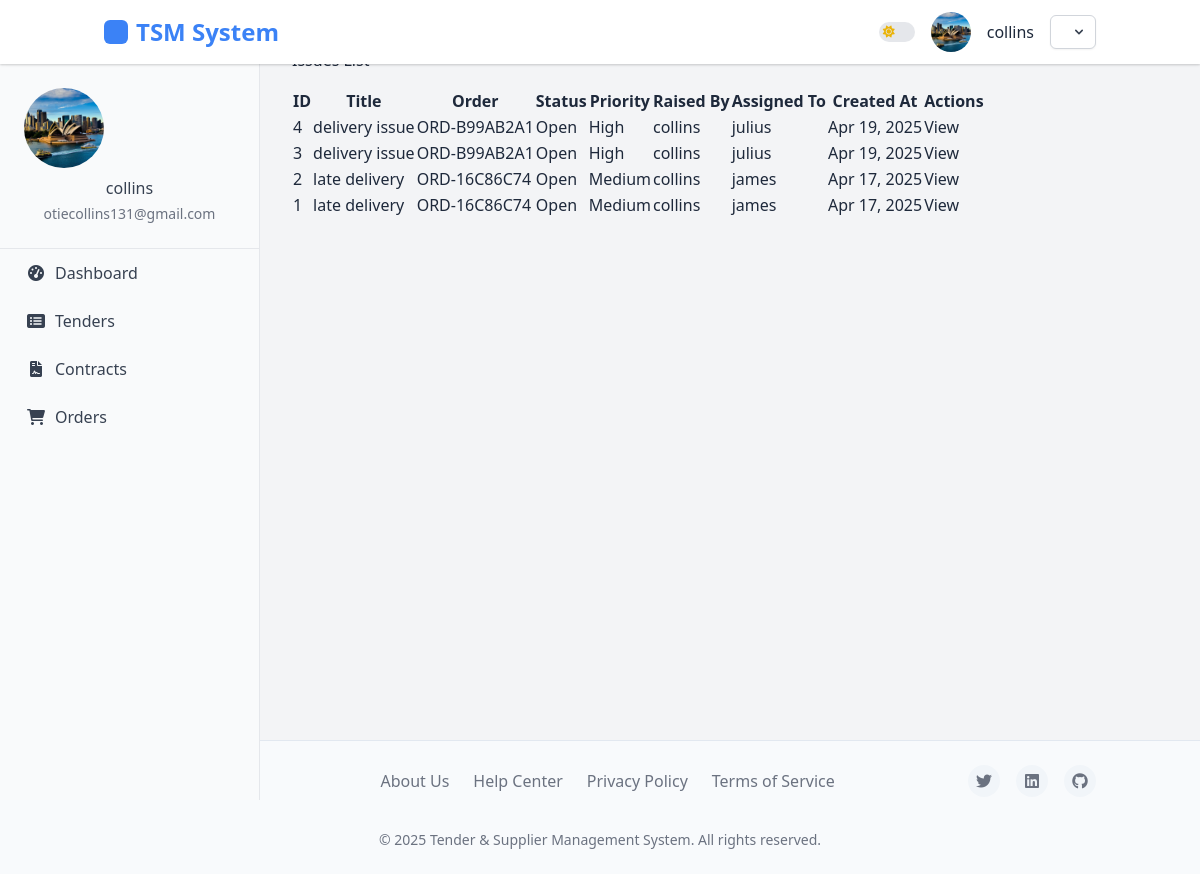
/buyer/orders/issues/ (signed in), run on the app's committed database.
### accounts/models.py (models this page shows, shortened)
class User(AbstractUser):
    USER_TYPE_CHOICES = (
        ('buyer', 'Buyer'),
        ('supplier', 'Supplier'),
        ('admin', 'Administrator'),
    )
    user_type = models.CharField(
        max_length=10,
        choices=USER_TYPE_CHOICES,
        default='buyer',
        verbose_name=_('User Type')
    )
    company_name = models.CharField(max_length=100, blank=True)
    phone_number = models.CharField(max_length=20, blank=True)
    email = models.EmailField(_('email address'), unique=True)
    USERNAME_FIELD = 'email'
    REQUIRED_FIELDS = ['username', 'user_type']
    @property
    def is_buyer(self):
        return self.user_type == 'buyer'
    class Meta:
        permissions = [
            ("manage_buyers", "Can manage buyer accounts"),
            ("manage_suppliers", "Can manage supplier accounts"),
        ]

class UserProfile(models.Model):
    user = models.OneToOneField(User, on_delete=models.CASCADE, related_name='profile')
    profile_picture = models.ImageField(upload_to='profile_pics/', blank=True, null=True)
    address = models.TextField(blank=True)
    city = models.CharField(max_length=100, blank=True)
    state = models.CharField(max_length=100, blank=True)
    country = models.CharField(max_length=100, blank=True)
    postal_code = models.CharField(max_length=20, blank=True)
    tax_id = models.CharField(max_length=50, blank=True)
    registration_date = models.DateTimeField(auto_now_add=True)
    last_active = models.DateTimeField(auto_now=True)
    business_category = models.CharField(max_length=100, blank=True)
    years_in_business = models.PositiveIntegerField(default=0)
    department = models.CharField(max_length=100, blank=True)
    position = models.CharField(max_length=100, blank=True)

### orders/models.py (models this page shows, shortened)
class Issue(models.Model):
    STATUS_CHOICES = [
        ('open', 'Open'),
        ('in_progress', 'In Progress'),
        ('resolved', 'Resolved'),
        ('closed', 'Closed'),
    ]
    PRIORITY_CHOICES = [
        ('low', 'Low'),
        ('medium', 'Medium'),
        ('high', 'High'),
        ('critical', 'Critical'),
    ]
    ISSUE_TYPE_CHOICES = [
        ('quality', 'Quality Issue'),
        ('delivery', 'Delivery Issue'),
        ('quantity', 'Quantity Issue'),
        ('payment', 'Payment Issue'),
        ('other', 'Other Issue'),
    ]
    order = models.ForeignKey(Order, on_delete=models.CASCADE, related_name='issues')
    title = models.CharField(max_length=255)
    description = models.TextField()
    issue_type = models.CharField(max_length=20, choices=ISSUE_TYPE_CHOICES)
    status = models.CharField(max_length=15, choices=STATUS_CHOICES, default='open')
    priority = models.CharField(max_length=10, choices=PRIORITY_CHOICES, default='medium')
    raised_by = models.ForeignKey(settings.AUTH_USER_MODEL, on_delete=models.CASCADE, related_name='raised_issues')
    assigned_to = models.ForeignKey(settings.AUTH_USER_MODEL, on_delete=models.CASCADE, related_name='assigned_issues', blank=True, null=True)
    created_at = models.DateTimeField(auto_now_add=True)
    updated_at = models.DateTimeField(auto_now=True)
    resolved_at = models.DateTimeField(null=True, blank=True)
    class Meta:
        ordering = ['-created_at']

class Order(models.Model):
    order_number = models.CharField(max_length=50, unique=True)
    contract = models.ForeignKey(Contract, on_delete=models.CASCADE, related_name='orders')
    buyer = models.ForeignKey(settings.AUTH_USER_MODEL, on_delete=models.CASCADE, related_name='buyer_orders')
    supplier = models.ForeignKey(settings.AUTH_USER_MODEL, on_delete=models.CASCADE, related_name='supplier_orders')
    status = models.ForeignKey(OrderStatus, on_delete=models.PROTECT)
    total_amount = models.DecimalField(max_digits=15, decimal_places=2)
    delivery_address = models.TextField()
    delivery_date = models.DateField()
    special_instructions = models.TextField(blank=True)
    created_at = models.DateTimeField(auto_now_add=True)
    updated_at = models.DateTimeField(auto_now=True)
    class Meta:
        ordering = ['-created_at']

### orders/views.py (the view)
# urls.py: path('issues/', views.issue_list, name='issue_list'),
@login_required
def issue_list(request):
    if request.user.is_staff:
        issues = Issue.objects.all()
    else:
        issues = Issue.objects.filter(
            Q(raised_by=request.user) | Q(assigned_to=request.user)
        )
    return render(request, 'orders/issue_list.html', {
        'issues': issues
    })

### orders/templates/orders/issue_list.html (shortened to what this page needs)
{% extends 'base.html' %}
{% block content %}
<div class="container mt-4">
    <div class="d-flex justify-content-between align-items-center mb-4">
        <h1>Issues List</h1>
    </div>
    {% if issues %}
        <div class="table-responsive">
            <table class="table table-striped table-hover">
                <thead class="table-dark">
                    <tr>
                        <th>ID</th>
                        <th>Title</th>
                        <th>Order</th>
                        <th>Status</th>
                        <th>Priority</th>
                        <th>Raised By</th>
                        <th>Assigned To</th>
                        <th>Created At</th>
                        <th>Actions</th>
                    </tr>
                </thead>
                <tbody>
                    {% for issue in issues %}
                    <tr>
                        <td>{{ issue.id }}</td>
                        <td>{{ issue.title }}</td>
                        <td>
                            <a href="{% url 'orders:order_detail' pk=issue.order.pk %}">
                                {{ issue.order.order_number }}
                            </a>
                        </td>
                        <td>
                            <span class="badge rounded-pill
                            {% if issue.status == 'open' %}bg-danger
                            {% elif issue.status == 'in_progress' %}bg-warning
                            {% elif issue.status == 'resolved' %}bg-success
                            {% else %}bg-secondary{% endif %}">
                                {{ issue.get_status_display }}
                            </span>
                        </td>
                        <td>
                            <span class="badge
                            {% if issue.priority == 'high' %}bg-danger
                            {% elif issue.priority == 'medium' %}bg-warning
                            {% else %}bg-info{% endif %}">
                                {{ issue.get_priority_display }}
                            </span>
                        </td>
                        <td>{{ issue.raised_by.get_full_name|default:issue.raised_by.username }}</td>
                        <td>{{ issue.assigned_to.get_full_name|default:issue.assigned_to.username }}</td>
                        <td>{{ issue.created_at|date:"M d, Y" }}</td>
                        <td>
                            <a href="{% url 'orders:issue_detail' pk=issue.pk %}" class="btn btn-sm btn-primary">View</a>
                        </td>
                    </tr>
                    {% endfor %}
                </tbody>
            </table>
        </div>
    {% else %}
        <div class="alert alert-info">
            <p>No issues found.</p>
        </div>
    {% endif %}
</div>
{% endblock %}

### accounts/templates/base.html (shortened to what this page needs)
<!DOCTYPE html>
<html lang="en" class="light">
    <head>
    <script src="https://cdn.tailwindcss.com"></script>
    <link rel="stylesheet" href="https://cdnjs.cloudflare.com/ajax/libs/font-awesome/6.0.0-beta3/css/all.min.css">
</head>
<body>
    <aside class="sidebar">
        <div class="sidebar-profile">
            {% if user.is_authenticated %}
                {% if user.profile.profile_picture %}
                    <img src="{{ user.profile.profile_picture.url }}" alt="{{ user.username }}'s Avatar">
                {% endif %}
                <h6>{{ user.get_full_name|default:user.username }}</h6>
                <p class="text-sm">{{ user.email }}</p>
            {% endif %}
        </div>
        <nav class="sidebar-nav">
            <ul>
                {% if user.is_authenticated %}
                    {% if user.is_buyer %}
                        <li><a href="{% url 'dashboard:buyer_dashboard' %}" {% if request.resolver_match.url_name == 'buyer_dashboard' %}class="active"{% endif %}><i class="fas fa-tachometer-alt"></i> Dashboard</a></li>
                        <li><a href="{% url 'tenders:tender_list' %}" {% if request.resolver_match.url_name == 'tender_list' %}class="active"{% endif %}><i class="fas fa-list-alt"></i> Tenders</a></li>
                        <li><a href="{% url 'contracts:contract_list' %}" {% if request.path == '/contracts/' %}class="active"{% endif %}><i class="fas fa-file-contract"></i> Contracts</a></li>
                        <li><a href="{% url 'orders:order_list' %}"><i class="fas fa-shopping-cart"></i> Orders</a></li>
                    {% endif %}
                {% endif %}
            </ul>
        </nav>
    </aside>
    <header>
        <nav class="container mx-auto px-4">
            <div class="logo">
                <a href="{% url 'home' %}" class="text-2xl font-bold">TSM System</a>
            </div>
            <div class="profile">
                <div class="theme-toggle-container">
                    <label class="relative inline-flex items-center cursor-pointer">
                        <span class="w-9 h-5 bg-gray-200 peer-focus:outline-none peer-focus:ring-2 peer-focus:ring-primary-300 dark:bg-gray-700 rounded-full peer dark:peer-focus:ring-primary-600 peer-checked:bg-primary-600 relative">
                            <i class="fas fa-sun absolute left-1 top-1/2 -translate-y-1/2 text-yellow-500 text-xs z-10 transition-opacity dark:opacity-0"></i>
                        </span>
                    </label>
                </div>
                {% if user.profile.profile_picture %}
                      <img src="{{ user.profile.profile_picture.url }}" alt="{{ user.username }}'s Avatar" class="w-10 h-10 rounded-full object-cover">
                    {% else %}
                      <img src="https://via.placeholder.com/40" alt="User Avatar" class="w-10 h-10 rounded-full object-cover">
                    {% endif %}
                {% if user.is_authenticated %}
                    <span class="username">{{ user.username }}</span>
                    <div class="relative inline-block text-left">
                        <button id="userMenuButton" type="button" class="inline-flex items-center justify-center px-3 py-2 text-sm font-medium text-gray-700 bg-white border border-gray-300 rounded-md shadow-sm hover:bg-gray-50 focus:outline-none focus:ring-2 focus:ring-offset-2 focus:ring-primary-500 dark:bg-gray-800 dark:border-gray-700 dark:text-gray-400 dark:hover:bg-gray-700" aria-expanded="false" aria-haspopup="true">
                            <svg class="w-4 h-4 ml-2 -mr-1" viewBox="0 0 20 20" fill="currentColor" aria-hidden="true">
                                <path fill-rule="evenodd" d="M5.293 7.293a1 1 0 011.414 0L10 10.586l3.293-3.293a1 1 0 111.414 1.414l-4 4a1 1 0 01-1.414 0l-4-4a1 1 0 010-1.414z" clip-rule="evenodd" />
                            </svg>
                        </button>
                    </div>
                {% endif %}
            </div>
        </nav>
    </header>
    <div class="main-content">
        {% block content %}{% endblock %}
    </div>
    <footer>
        <div class="container mx-auto px-4">
            <div class="footer-content">
                <div class="footer-logo">TSM System</div>
                <div class="footer-links">
                    <a href="#">About Us</a>
                    <a href="#">Help Center</a>
                    <a href="#">Privacy Policy</a>
                    <a href="#">Terms of Service</a>
                </div>
                <div class="footer-socials">
                    <a href="#"><i class="fab fa-twitter"></i></a>
                    <a href="#"><i class="fab fa-linkedin"></i></a>
                    <a href="#"><i class="fab fa-github"></i></a>
                </div>
                <div class="footer-copyright">
                    &copy; {% now "Y" %} Tender & Supplier Management System. All rights reserved.
                </div>
            </div>
        </div>
    </footer>
</body>
</html>

### data on the page
User: profile.profile_picture (picture), get_full_name "collins", email "otiecollins131@gmail.com", username "collins"
Issue: id "4", title "delivery issue", order.order_number "ORD-B99AB2A1", status "Open", priority "High", raised_by.get_full_name "collins", assigned_to.get_full_name "julius", created_at "Apr 19, 2025"
Issue: id "3", title "delivery issue", order.order_number "ORD-B99AB2A1", status "Open", priority "High", raised_by.get_full_name "collins", assigned_to.get_full_name "julius", created_at "Apr 19, 2025"
Issue: id "2", title "late delivery", order.order_number "ORD-16C86C74", status "Open", priority "Medium", raised_by.get_full_name "collins", assigned_to.get_full_name "james", created_at "Apr 17, 2025"
Issue: id "1", title "late delivery", order.order_number "ORD-16C86C74", status "Open", priority "Medium", raised_by.get_full_name "collins", assigned_to.get_full_name "james", created_at "Apr 17, 2025"
